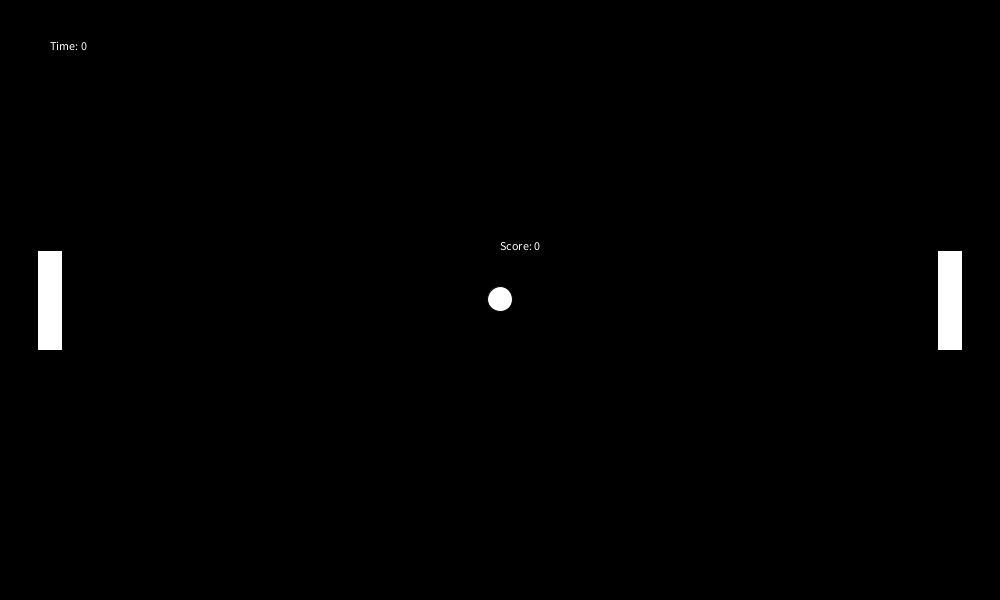
Frame 1 (no input)
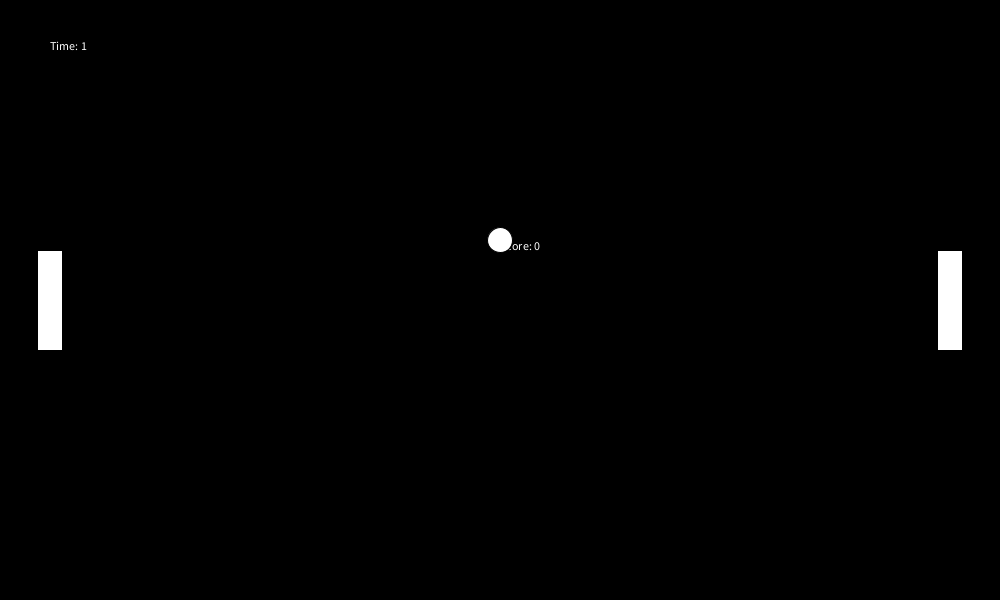
Frame 60 (the mouse pressed at the canvas centre just before this capture)
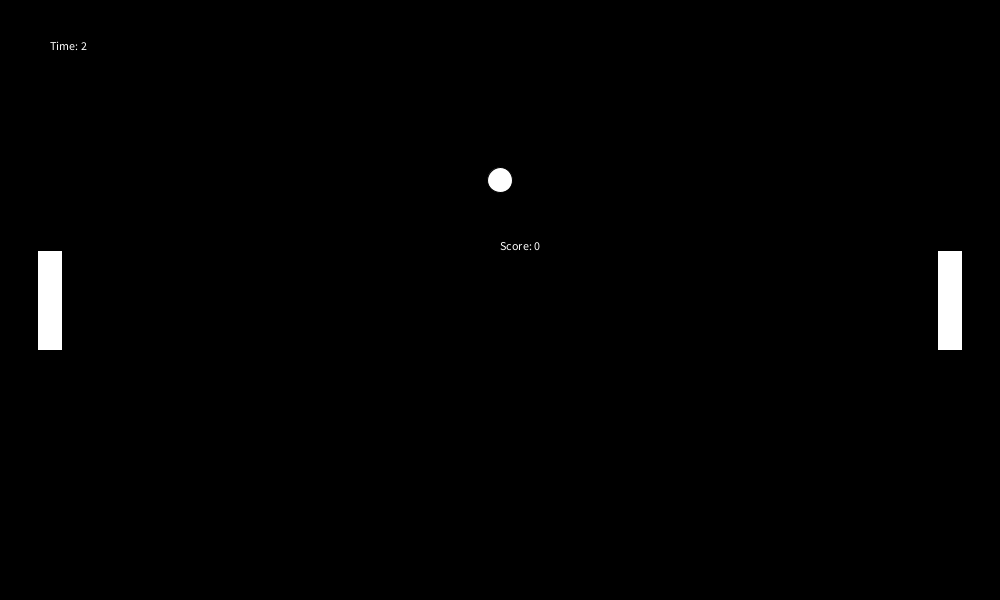
Frame 120 (the mouse held since frame 60 and released just before this capture)

The Processing sketch that drew these frames (run headless with seeded random() and noise(); from frame 60 on, the mouse is pressed at the canvas centre):

// Processing sketch: Pongcompleted
// ── Pongcompleted.pde
int y;
int X;
int Y;
int xvel;
int yvel;
int score;
float quadrant;
int startTime;
int minutes;
int currentTime;
boolean first;
int multiple;
boolean firstTime;
boolean retake;
int prevMultiple;
int counter;
void setup()
{
  size(1000,600);
  startTime=second();
  minutes=0;
  currentTime=second()-startTime;
  multiple=second()-startTime;
  prevMultiple=second()-startTime;
  first=true;
  X=0;
  y=0;
  Y=0;
  counter=0;
  quadrant=random(1);
  float xvelocity=(random(10))/10;
  float yvelocity=(sqrt(100-(xvelocity*xvelocity)))/10;
  yvel=round(yvelocity);
  xvel=round(xvelocity);
   if (quadrant>.75)
  {
    yvel*=-1;
    println("4");
  }
  else
  {
    if (quadrant<.75 && quadrant>.5)
    {
      xvel*=-1;
      yvel*=-1;
      println("3");
      if (quadrant>.25 && quadrant<.5)
      {
       xvel*=-1;
       println("2");
      }
      else
      {
        println("1");
      }
    }
  }
}

void draw()
{
  background(0);
  counter++;
  firstTime=true;
  first=false;
  multiple=second()-startTime;
  currentTime=(60*minutes)+second()-startTime;
  if (multiple!=prevMultiple)
  {
    first=true;
  }
  if (multiple<prevMultiple)
  {
    firstTime=false;
  }
  if (multiple==0 && first==true && firstTime==false)
  {
    minutes+=1;
    firstTime=false;
    currentTime=(60*minutes)+second()-startTime;
  }
  else
  {
  if (multiple<0)
  {
    currentTime=multiple+(60*(minutes+1));
  }
  else
  {
    currentTime=(60*minutes)+second()-startTime;
  }
  }
  println(floor(counter/60));
  text("Time: "+(counter/60),50,50);
  //first=false;
  text("Score: "+score,500,250);
  X+=xvel;
  Y+=yvel;
  if (X>425 && X<475)
  {
    if (Y>y-50 && Y<y+50)
      {
        xvel*=-1;
        score+=1;
      }
  }
  else
  {
    if (X<-425 && X>-475)
    {
      if (Y>y-50 && Y<y+50)
      {
        xvel*=-1;
        score+=1;
      }
    }
  }
  if (X>488)
  {
    text("GAME OVER",500,300);
  }
  else
  {
    if (X<-488)
    {
      text("GAME OVER",500,300);
    }
  }
  if (Y>300)
  {
    Y=((Y+300)%600)-600;
  }
  else
  {
    if (Y<-300)
    {
      Y=((Y-300)%600)+600;
    }
  }
  ellipse(500+X,300+Y,25,25);
  rectMode(CENTER);
  if (y>300)
  {
    y=((y+300)%600)-600;
  }
  else
  {
    if (y<-300)
    {
      y=((y-300)%600)+600;
    }
  }
  rect(50,300+y,25,100);
  rect(950,300+y,25,100);
  prevMultiple=multiple;
  //if (multiple<prevMultiple)
  //{
  //   firstTime=true;
  //}
  keyPressed();
}

void keyPressed()
{
if (key=='w')
{
  y-=10;
  
}
else
{
  if (key=='s')
  {
    y+=10;
    
  }
  else
  {
    if (key=='r')
    {
      score=0;
      startTime=second();
      minutes=0;
      currentTime=second()-startTime;
      first=true;
      y=0;
      X=0;
      Y=0;
      quadrant=random(1);
      float xvelocity=(random(10))/10;
  float yvelocity=(sqrt(100-(xvelocity*xvelocity)))/10;
  yvel=round(yvelocity);
  xvel=round(xvelocity);
   if (quadrant>.75)
  {
    yvel*=-1;
    println("4");
  }
  else
  {
    if (quadrant<.75 && quadrant>.5)
    {
      xvel*=-1;
      yvel*=-1;
      println("3");
    }
      else
      {
      if (quadrant>.25 && quadrant<.5)
      {
       xvel*=-1;
       println("2");
      }
      else
      {
        println("1");
      }
    }
}
}
}
}
}
